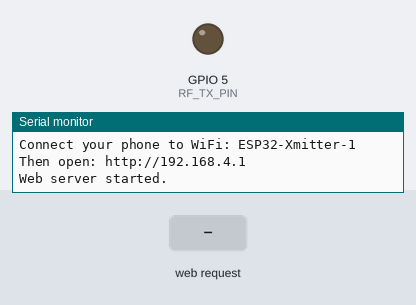
A sketch run on a simulated ESP32. On the bench: output pins drawn as LEDs (lit = HIGH), the last lines printed to the serial monitor. The test bench sets the inputs (shaded band). EEPROM starts erased.

Above: at 1.7 s.
1.8 s: HTTP request GET /start received
At 1.96 s:
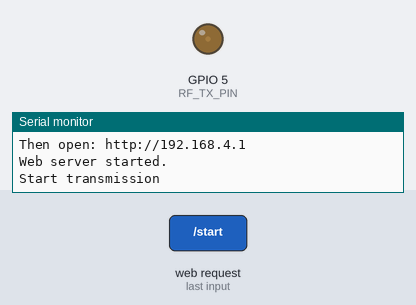
4.8 s: HTTP request GET /stop received
6.3 s: HTTP request GET /start?payload=1 received
At 6.46 s:
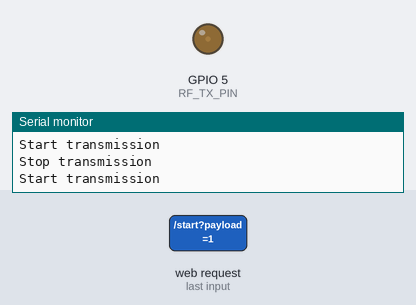
9.3 s: HTTP request GET /stop?payload=1 received
Timing chart, 0 to 11.8 s (numbered marks = the images above; inputs shaded):
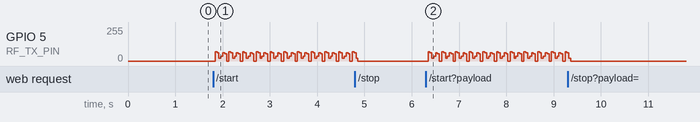

Measured:
- after the input at 1.8 s, GPIO 5 (RF_TX_PIN): 0/255 → 70/255 at once, then repeats every 0.29 s: 62/255 0.04 s, 21/255 0.04 s, 37/255 0.04 s, 62/255 0.04 s, 56/255 0.04 s, 0/255 0.05 s, 70/255 0.04 s
- after the input at 6.3 s, GPIO 5 (RF_TX_PIN): 0/255 → 70/255 at once, then repeats every 0.29 s: 62/255 0.04 s, 21/255 0.04 s, 37/255 0.04 s, 62/255 0.04 s, 56/255 0.04 s, 0/255 0.05 s, 70/255 0.04 s

The sketch:

ESP32_Xmitter.ino
```cpp
/*
 * ESP32 WROOM 433MHz RF Transmitter with Web Config
 *
 * Transmits configurable data via a 433MHz RF module. Control from a phone
 * by connecting to the ESP32's WiFi AP and opening the web interface.
 *
 * Uses software OOK (no RadioHead) to avoid ESP32 watchdog/timer issues.
 * Board: ESP32 Dev Module (DOIT ESP32 DEVKIT V1 or similar ESP32 WROOM board)
 */

#include <WiFi.h>
#include <WebServer.h>
#include <Preferences.h>

// ============== PIN CONFIGURATION (ESP32 WROOM → 433MHz module) ==============
#define RF_TX_PIN  5   // Connect to 433MHz module DATA pin (VCC→3.3V, GND→GND)

// ============== WIFI AP (phone connects here) ==============
#define WIFI_AP_SSID      "ESP32-Xmitter-1"
#define WIFI_AP_PASSWORD  "xmitter1"   // Min 8 characters
#define WEB_SERVER_PORT   80

// ============== RF & TRANSMISSION DEFAULTS ==============
#define PAYLOAD_MAX_LEN   60
#define BURST_DURATION_MS  5000
#define BURST_INTERVAL_MS  2000

// Software OOK timing (no timer; avoids watchdog reset)
#define OOK_BIT_US        500   // microseconds per bit (~2000 bps)
#define OOK_HIGH_US       250
#define OOK_PREAMBLE_PULSES 16

// ============== GLOBALS ==============
WebServer server(WEB_SERVER_PORT);
Preferences prefs;

char payloadText[PAYLOAD_MAX_LEN + 1] = "Hello 433";
unsigned long burstDurationMs = BURST_DURATION_MS;
unsigned long burstIntervalMs = BURST_INTERVAL_MS;
bool transmitting = false;
unsigned long burstStartMs = 0;
unsigned long lastBurstEndMs = 0;

// ============== HTML PAGE (embedded) ==============
const char INDEX_HTML[] PROGMEM = R"rawliteral(
<!DOCTYPE html>
<html>
<head>
  <meta name="viewport" content="width=device-width, initial-scale=1">
  <title>ESP32 433MHz Xmitter</title>
  <style>
    *{box-sizing:border-box}
    body{font-family:sans-serif;max-width:420px;margin:20px auto;padding:12px;background:#1a1a2e;color:#eee}
    h1{font-size:1.3rem;color:#0f0}
    label{display:block;margin:10px 0 4px;color:#aaa}
    input,textarea,button{width:100%;padding:10px;margin-bottom:8px;border:1px solid #333;border-radius:6px;background:#16213e;color:#fff;font-size:1rem}
    textarea{min-height:80px;resize:vertical}
    button{cursor:pointer;font-weight:bold;border:none}
    .btn-start{background:#0a0;color:#000}
    .btn-stop{background:#a00;color:#fff}
    .status{padding:8px;border-radius:6px;margin:10px 0;font-weight:bold}
    .status-idle{background:#333;color:#888}
    .status-tx{background:#0a0;color:#000}
    .saved{color:#0f0;font-size:0.9rem;margin-top:4px}
  </style>
</head>
<body>
  <h1>433MHz Transmitter 1 Config</h1>
  <div id="status" class="status status-idle">Status: Idle</div>
  <form action="/save" method="POST">
    <label>Payload (text to send, max 60 chars)</label>
    <textarea name="payload" id="payload" maxlength="60" placeholder="Enter text to transmit">%PAYLOAD%</textarea>
    <label>Burst duration (seconds)</label>
    <input type="number" name="burst_sec" id="burst_sec" min="1" max="3600" value="%BURST_SEC%" step="1">
    <label>Interval between bursts (milliseconds)</label>
    <input type="number" name="interval_ms" id="interval_ms" min="100" max="60000" value="%INTERVAL_MS%" step="100">
    <button type="submit">Save settings</button>
  </form>
  <p id="saved" class="saved" style="display:none">Settings saved.</p>
  <p>
    <button type="button" id="btnToggle" class="btn-start" onclick="toggleTx()">Start transmission</button>
  </p>
  <script>
    function toggleTx(){
      var btn = document.getElementById('btnToggle');
      var isStart = btn.textContent.indexOf('Start') >= 0;
      fetch(isStart ? '/start' : '/stop', { method: 'POST' })
        .then(function(){ updateStatus(); setTimeout(updateStatus, 400); })
        .catch(function(){ updateStatus(); });
    }
    function updateStatus(){
      fetch('/status?t=' + Date.now()).then(r=>r.json()).then(function(d){
        var el = document.getElementById('status');
        var btn = document.getElementById('btnToggle');
        if(d.transmitting){
          el.className = 'status status-tx'; el.textContent = 'Status: Transmitting';
          btn.className = 'btn-stop'; btn.textContent = 'Stop transmission';
        } else {
          el.className = 'status status-idle'; el.textContent = 'Status: Idle';
          btn.className = 'btn-start'; btn.textContent = 'Start transmission';
        }
      }).catch(function(){});
    }
    setInterval(updateStatus, 1500);
    updateStatus();
    var params = new URLSearchParams(window.location.search);
    if(params.get('saved')){ document.getElementById('saved').style.display='block'; setTimeout(function(){ document.getElementById('saved').style.display='none'; }, 3000); }
  </script>
</body>
</html>
)rawliteral";

// ============== HELPERS ==============
void replacePlaceholder(String& html, const String& key, const String& value) {
  html.replace("%" + key + "%", value);
}

String escapeHtml(const String& s) {
  String out;
  for (unsigned int i = 0; i < s.length(); i++) {
    char c = s.charAt(i);
    if (c == '&') out += "&amp;";
    else if (c == '<') out += "&lt;";
    else if (c == '>') out += "&gt;";
    else if (c == '"') out += "&quot;";
    else out += c;
  }
  return out;
}

void loadSettings() {
  prefs.begin("xmitter", true);
  String p = prefs.getString("payload", "Hello 433");
  p.toCharArray(payloadText, sizeof(payloadText));
  burstDurationMs = prefs.getULong("burstMs", BURST_DURATION_MS);
  burstIntervalMs = prefs.getULong("intervalMs", BURST_INTERVAL_MS);
  prefs.end();
}

void saveSettings() {
  prefs.begin("xmitter", false);
  prefs.putString("payload", String(payloadText));
  prefs.putULong("burstMs", burstDurationMs);
  prefs.putULong("intervalMs", burstIntervalMs);
  prefs.end();
}

// ============== WEB HANDLERS ==============
void handleRoot() {
  String html = FPSTR(INDEX_HTML);
  replacePlaceholder(html, "PAYLOAD", escapeHtml(String(payloadText)));
  replacePlaceholder(html, "BURST_SEC", String(burstDurationMs / 1000));
  replacePlaceholder(html, "INTERVAL_MS", String(burstIntervalMs));
  server.send(200, "text/html", html);
}

void handleSave() {
  if (server.hasArg("payload")) {
    String p = server.arg("payload");
    p.trim();
    if (p.length() > 0) {
      p.toCharArray(payloadText, sizeof(payloadText));
    }
  }
  if (server.hasArg("burst_sec")) {
    long sec = server.arg("burst_sec").toInt();
    if (sec >= 1 && sec <= 3600) burstDurationMs = (unsigned long)sec * 1000;
  }
  if (server.hasArg("interval_ms")) {
    long ms = server.arg("interval_ms").toInt();
    if (ms >= 100 && ms <= 60000) burstIntervalMs = (unsigned long)ms;
  }
  saveSettings();
  server.sendHeader("Location", "/?saved=1");
  server.send(302, "text/plain", "");
}

void handleStart() {
  transmitting = true;
  burstStartMs = millis();
  lastBurstEndMs = 0;
  Serial.println(F("Start transmission"));
  server.send(200, "text/plain", "OK");
}

void handleStop() {
  transmitting = false;
  Serial.println(F("Stop transmission"));
  server.send(200, "text/plain", "OK");
}

void handleStatus() {
  server.sendHeader("Cache-Control", "no-store, no-cache, must-revalidate");
  server.sendHeader("Pragma", "no-cache");
  String json = "{\"transmitting\":";
  json += transmitting ? "true" : "false";
  json += "}";
  server.send(200, "application/json", json);
}

// ============== SOFTWARE OOK TRANSMIT (no RadioHead; no timer = no watchdog reset) ==============
static void sendOOKBit(bool one) {
  digitalWrite(RF_TX_PIN, HIGH);
  delayMicroseconds(OOK_HIGH_US);
  digitalWrite(RF_TX_PIN, LOW);
  delayMicroseconds(one ? (OOK_BIT_US - OOK_HIGH_US) : (OOK_BIT_US * 3 - OOK_HIGH_US));
}

static void sendOOKByte(uint8_t b) {
  for (int i = 0; i < 8; i++) {
    sendOOKBit(b & 1);
    b >>= 1;
  }
}

void doRfTransmit() {
  size_t len = strnlen(payloadText, PAYLOAD_MAX_LEN);
  if (len == 0) return;
  // Preamble
  for (int i = 0; i < OOK_PREAMBLE_PULSES; i++) {
    digitalWrite(RF_TX_PIN, HIGH);
    delayMicroseconds(OOK_HIGH_US);
    digitalWrite(RF_TX_PIN, LOW);
    delayMicroseconds(OOK_BIT_US - OOK_HIGH_US);
  }
  sendOOKByte((uint8_t)len);
  for (size_t i = 0; i < len; i++)
    sendOOKByte((uint8_t)payloadText[i]);
}

void setup() {
  Serial.begin(115200);
  delay(500);
  Serial.println(F("ESP32 WROOM 433MHz Xmitter"));

  loadSettings();
  WiFi.mode(WIFI_AP);
  WiFi.softAP(WIFI_AP_SSID, WIFI_AP_PASSWORD);
  IPAddress ip = WiFi.softAPIP();
  Serial.print(F("AP IP: "));
  Serial.println(ip);
  Serial.print(F("Connect your phone to WiFi: "));
  Serial.println(WIFI_AP_SSID);
  Serial.println(F("Then open: http://192.168.4.1"));

  server.on("/", handleRoot);
  server.on("/save", HTTP_POST, handleSave);
  server.on("/start", handleStart);   // accept GET or POST so Start button works
  server.on("/stop", handleStop);
  server.on("/status", handleStatus);
  server.begin();
  pinMode(RF_TX_PIN, OUTPUT);
  digitalWrite(RF_TX_PIN, LOW);
  Serial.println(F("Web server started."));
}

void loop() {
  server.handleClient();  // Always handle web requests so Stop button works

  if (!transmitting) {
    delay(10);
    return;
  }

  unsigned long now = millis();

  // After a burst, wait for the interval before next burst
  if (lastBurstEndMs != 0 && (now - lastBurstEndMs) < burstIntervalMs) {
    delay(20);
    return;
  }
  if (lastBurstEndMs != 0 && (now - lastBurstEndMs) >= burstIntervalMs) {
    burstStartMs = now;
    lastBurstEndMs = 0;
  }

  // During burst: send payload repeatedly until burst duration elapsed
  if ((now - burstStartMs) < burstDurationMs) {
    doRfTransmit();
    delay(50);  // Small delay between packets to avoid flooding
  } else {
    lastBurstEndMs = now;
  }
}
```
